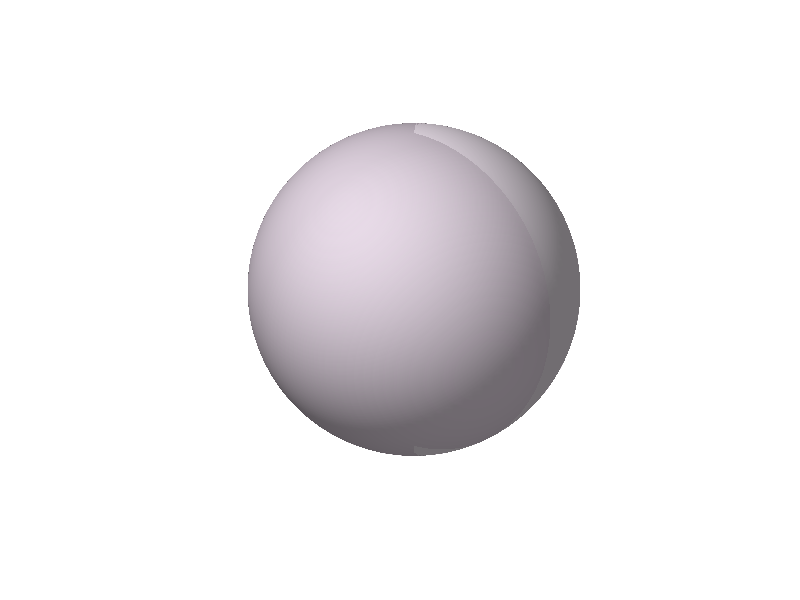

Recreate this plot in MATLAB. (Note: this script raises an error after producing the figure.)
figure; clf
set(gcf,'Color','w')
ax = axes;
hold(ax,'on')
axis(ax,'equal')
axis(ax,'off')
view(ax,35,20)

%% Sphere
R = 1;
[xs,ys,zs] = sphere(100);

surf(R*xs,R*ys,R*zs, ...
    'FaceColor',[0.85 0.8 0.85], ...
    'EdgeColor','none', ...
    'FaceAlpha',0.8);

lighting gouraud
%camlight headlight
camlight left
material dull

%% Parameters
arrowLW = 2.2;
fs = 20;

%% Net force: straight arrow
F0 = [0, 0, 0];
F  = [1.45, 0.35, 0.15];

drawArrow3(F0,F, ...
    'Color',[0.85 0.15 0.10], ...
    'LineWidth',arrowLW, ...
    'HeadLength',0.18, ...
    'HeadRadius',0.07);

text(F(1)+0.28,F(2),F(3), ...
    '$\mathbf{f}$', ...
    'Interpreter','latex', ...
    'FontSize',fs, ...
    'Color',[0.85 0.15 0.10]);

%% Translational velocity: straight arrow, displaced below sphere
U0 = [0,0,0];
U  = [ 1.25, -1.55, -0.75];

drawArrow3(U0,U, ...
    'Color',[0.10 0.35 0.85], ...
    'LineWidth',arrowLW, ...
    'HeadLength',0.18, ...
    'HeadRadius',0.07);

text(U(1)+0.18,U(2),U(3), ...
    '$\mathbf{v}$', ...
    'Interpreter','latex', ...
    'FontSize',fs, ...
    'Color',[0.10 0.35 0.85]);

%%  normal direction
U0 = [0,0,0];
U  = -[ 1.2 1.2 1.2];%/sqrt(3);

drawArrow3(U0,U, ...
    'Color','k', ...
    'LineWidth',arrowLW, ...
    'HeadLength',0.18, ...
    'HeadRadius',0.07);

text(U(1)+0.18,U(2)+0.2,U(3), ...
    '$\mathbf{n}$', ...
    'Interpreter','latex', ...
    'FontSize',fs, ...
    'Color','k');

%% Net torque: curved arrow around sphere
drawCircularArrow3( ...
    [0,0,0], ...          % centre
    [0,0,1], ...          % axis of rotation
    1.25, ...             % radius
    deg2rad(20), ...      % start angle
    deg2rad(150), ...     % end angle
    'Color',[0.15 0.55 0.20], ...
    'LineWidth',arrowLW, ...
    'HeadLength',0.16, ...
    'HeadRadius',0.06);

text(-1.10,0.95,0.10, ...
    '$\mathbf{t}$', ...
    'Interpreter','latex', ...
    'FontSize',fs, ...
    'Color',[0.15 0.55 0.20]);

%% Angular velocity: visible curved arrow outside sphere
drawCircularArrow3( ...
    [0,0,0], ...              % centre
    [1,1,1], ...              % rotation axis
    1.35, ...                 % radius: larger than sphere radius
    deg2rad(-60), ...
    deg2rad(20), ...
    'Color',[0.55 0.15 0.75], ...
    'LineWidth',arrowLW, ...
    'HeadLength',0.18, ...
    'HeadRadius',0.07);

text(0.95,-0.55,0.95, ...
    '$\mathbf{\omega}$', ...
    'Interpreter','latex', ...
    'FontSize',fs, ...
    'Color',[0.55 0.15 0.75]);

%% Optional: coordinate axes limits
xlim([-1.7 1.8])
ylim([-1.7 1.5])
zlim([-1.2 1.4])

function drawArrow3(p0,p1,varargin)
% Draw a 3D arrow from p0 to p1 using a line and a cone arrowhead.

opts.Color      = [0 0 0];
opts.LineWidth  = 2;
opts.HeadLength = 0.15;
opts.HeadRadius = 0.05;

opts = parseOpts(opts,varargin{:});

p0 = p0(:).';
p1 = p1(:).';
v = p1 - p0;
L = norm(v);

if L == 0
    return
end

e = v/L;

% Shaft ends before the cone
pShaftEnd = p1 - opts.HeadLength*e;

plot3([p0(1),pShaftEnd(1)], ...
      [p0(2),pShaftEnd(2)], ...
      [p0(3),pShaftEnd(3)], ...
      'Color',opts.Color, ...
      'LineWidth',opts.LineWidth);

% Cone in local z-direction
[nx,ny,nz] = cylinder([opts.HeadRadius 0],32);
nz = opts.HeadLength*nz;

% Move cone so local tip is at z = HeadLength
pts = [nx(:), ny(:), nz(:)];

% Rotate local z-axis to direction e
R = rotationFromZ(e);
pts = pts*R.';

% Translate so cone base is at pShaftEnd and tip at p1
pts = pts + pShaftEnd;

nx = reshape(pts(:,1),size(nx));
ny = reshape(pts(:,2),size(ny));
nz = reshape(pts(:,3),size(nz));

surf(nx,ny,nz, ...
    'FaceColor',opts.Color, ...
    'EdgeColor','none');
end

function drawCircularArrow3(c,axisVec,r,theta0,theta1,varargin)
% Draw a circular 3D arrow around axisVec, centred at c.

opts.Color      = [0 0 0];
opts.LineWidth  = 2;
opts.HeadLength = 0.15;
opts.HeadRadius = 0.05;

opts = parseOpts(opts,varargin{:});

c = c(:).';
a = axisVec(:).';
a = a/norm(a);

% Build two orthonormal vectors perpendicular to a
tmp = [1 0 0];
if abs(dot(tmp,a)) > 0.9
    tmp = [0 1 0];
end

e1 = tmp - dot(tmp,a)*a;
e1 = e1/norm(e1);
e2 = cross(a,e1);

theta = linspace(theta0,theta1,120);

pts = c + r*cos(theta(:))*e1 + r*sin(theta(:))*e2;

plot3(pts(:,1),pts(:,2),pts(:,3), ...
    'Color',opts.Color, ...
    'LineWidth',opts.LineWidth);

% Arrowhead tangent direction at end
pEnd = pts(end,:);
pPrev = pts(end-4,:);
drawArrow3(pPrev,pEnd, ...
    'Color',opts.Color, ...
    'LineWidth',opts.LineWidth, ...
    'HeadLength',opts.HeadLength, ...
    'HeadRadius',opts.HeadRadius);
end

function R = rotationFromZ(e)
% Rotation matrix mapping [0 0 1] to unit vector e.

e = e(:)/norm(e);
z = [0;0;1];

if norm(cross(z,e)) < 1e-14
    if dot(z,e) > 0
        R = eye(3);
    else
        R = diag([1 -1 -1]);
    end
    return
end

v = cross(z,e);
s = norm(v);
c = dot(z,e);

vx = [  0   -v(3)  v(2);
       v(3)   0   -v(1);
      -v(2) v(1)   0  ];

R = eye(3) + vx + vx^2*((1-c)/s^2);
end

function opts = parseOpts(opts,varargin)
% Small name-value parser.

for k = 1:2:numel(varargin)
    name = varargin{k};
    val  = varargin{k+1};

    if isfield(opts,name)
        opts.(name) = val;
    else
        error('Unknown option "%s".',name)
    end
end
end
